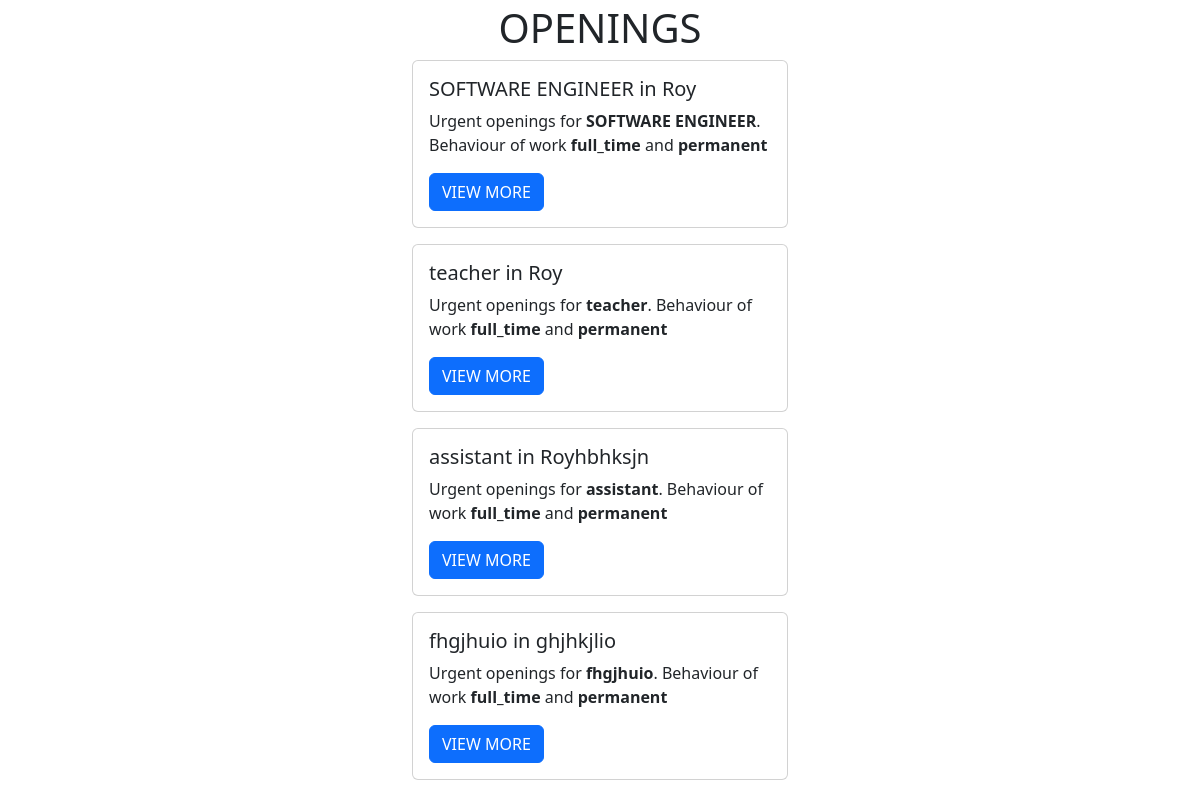
The app's page /open/1 with its own data.
### jobseeker/models.py (models this page shows)
class JobApplication(models.Model):
    company_name = models.CharField(max_length=100)
    email = models.EmailField()
    job_title = models.CharField(max_length=100)
    work_type = models.CharField(max_length=50)
    experience = models.CharField(max_length=100)
    job_type = models.CharField(max_length=50)

### jobseeker/views.py (the view)
# urls.py: path("open/<int:id>",openings),
def openings(request, id):
    a = JobApplication.objects.all()
    uid = id
    return render(request, "openings.html", {'a': a, 'uid': uid})

### jobseeker/templates/openings.html (shortened to what this page needs)
<!DOCTYPE html>
<html lang="en">
<head>
  <link href="https://cdn.jsdelivr.net/npm/bootstrap@5.3.2/dist/css/bootstrap.min.css" rel="stylesheet">
</head>
<body>
<div class="container-fluid h-100">
  <div class="row h-100 justify-content-center align-items-center">
    <div class="col-md-4">
      <h1 class="text-center">OPENINGS</h1>
      {% for i in a %}
      <div class="card mb-3">
    <div class="card-body">
        <h5 class="card-title">{{ i.job_title }} in {{ i.company_name }}</h5>
        <p class="card-text">Urgent openings for <b>{{ i.job_title }}</b>. Behaviour of work <b>{{ i.work_type }}</b> and <b>{{ i.job_type }}</b></p>
        <a href="/job/{{ i.id }}/{{ uid }}" class="btn btn-primary">VIEW MORE</a>
    </div>
</div>
{% endfor %}
    </div>
  </div>
</div>
</body>
</html>

### jobseeker/templates/openings.html (style rules this page uses)
body, html { height: 100%; }

### records on screen
JobApplication: job_title "SOFTWARE ENGINEER", company_name "Roy", work_type "full_time", job_type "permanent"
JobApplication: job_title "teacher", company_name "Roy", work_type "full_time", job_type "permanent"
JobApplication: job_title "assistant", company_name "Royhbhksjn", work_type "full_time", job_type "permanent"
JobApplication: job_title "fhgjhuio", company_name "ghjhkjlio", work_type "full_time", job_type "permanent"
